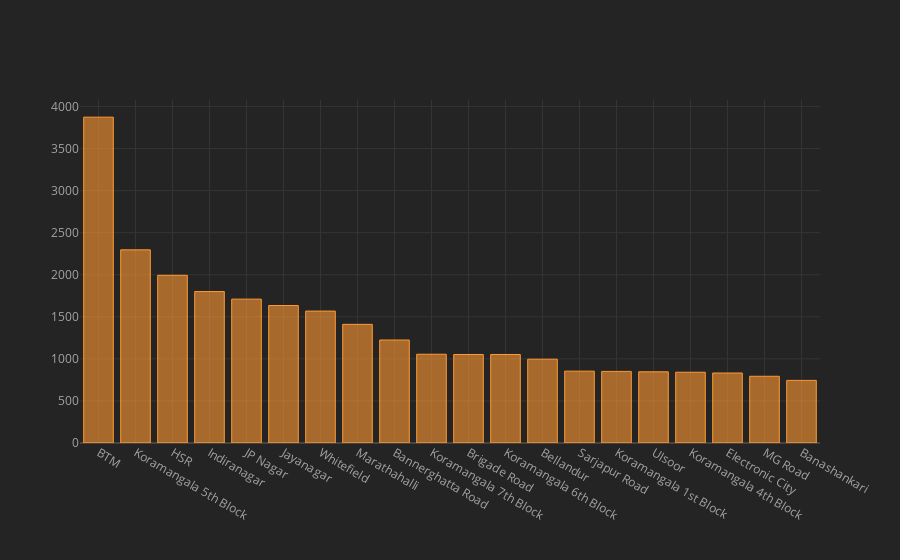

The notebook cell this image was saved under:
### Markdown cell above
# Restaurants per location

### Code cell
df["location"].value_counts().head(20).iplot(kind="bar")

### Figure 1 — Plotly figure (JSON) as saved in the notebook; plotly's stock layout.template omitted (floating-point values rounded to 4 significant figures)
{"data": [{"marker": {"color": "rgba(255, 153, 51, 0.6)", "line": {"color": "rgba(255, 153, 51, 1.0)", "width": 1}}, "name": "count", "orientation": "v", "text": "", "type": "bar", "x": ["BTM", "Koramangala 5th Block", "HSR", "Indiranagar", "JP Nagar", "Jayanagar", "Whitefield", "Marathahalli", "Bannerghatta Road", "Koramangala 7th Block", "Brigade Road", "Koramangala 6th Block", "Bellandur", "Sarjapur Road", "Koramangala 1st Block", "Ulsoor", "Koramangala 4th Block", "Electronic City", "MG Road", "Banashankari"], "y": [3873, 2296, 1993, 1800, 1710, 1634, 1568, 1410, 1224, 1055, 1052, 1052, 996, 854, 851, 846, 841, 832, 793, 744]}], "layout": {"autosize": true, "legend": {"bgcolor": "#242424", "font": {"color": "#F4F4F4"}}, "paper_bgcolor": "#242424", "plot_bgcolor": "#242424", "title": {"font": {"color": "#F4F4F4"}}, "xaxis": {"autorange": true, "gridcolor": "#343434", "range": [-0.5, 19.5], "showgrid": true, "tickfont": {"color": "#A4A4A4"}, "title": {"font": {"color": "#A4A4A4"}, "text": ""}, "type": "category", "zerolinecolor": "#444444"}, "yaxis": {"autorange": true, "gridcolor": "#343434", "range": [0, 4077.0], "showgrid": true, "tickfont": {"color": "#A4A4A4"}, "title": {"font": {"color": "#A4A4A4"}, "text": ""}, "type": "linear", "zerolinecolor": "#444444"}}}
